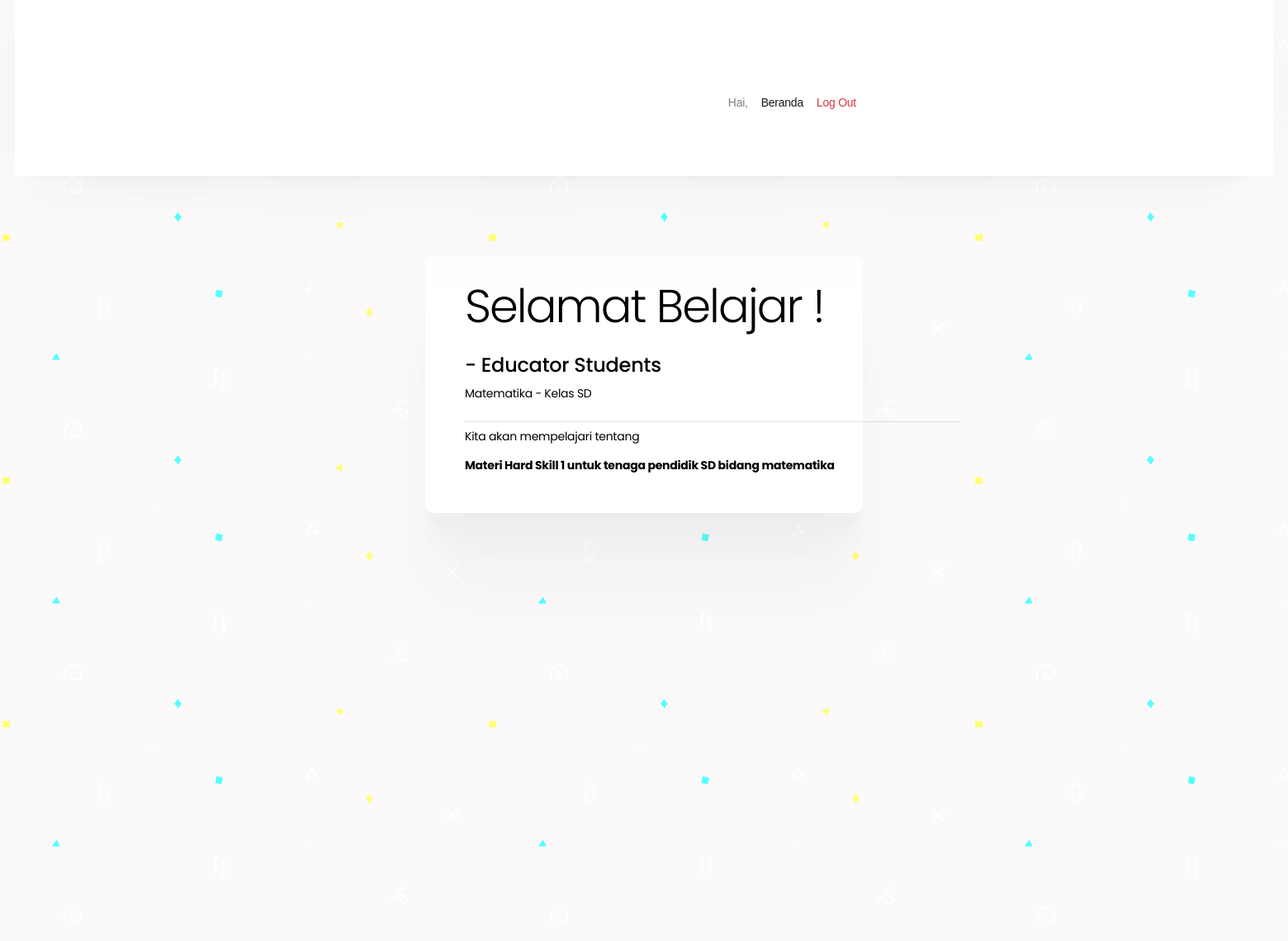
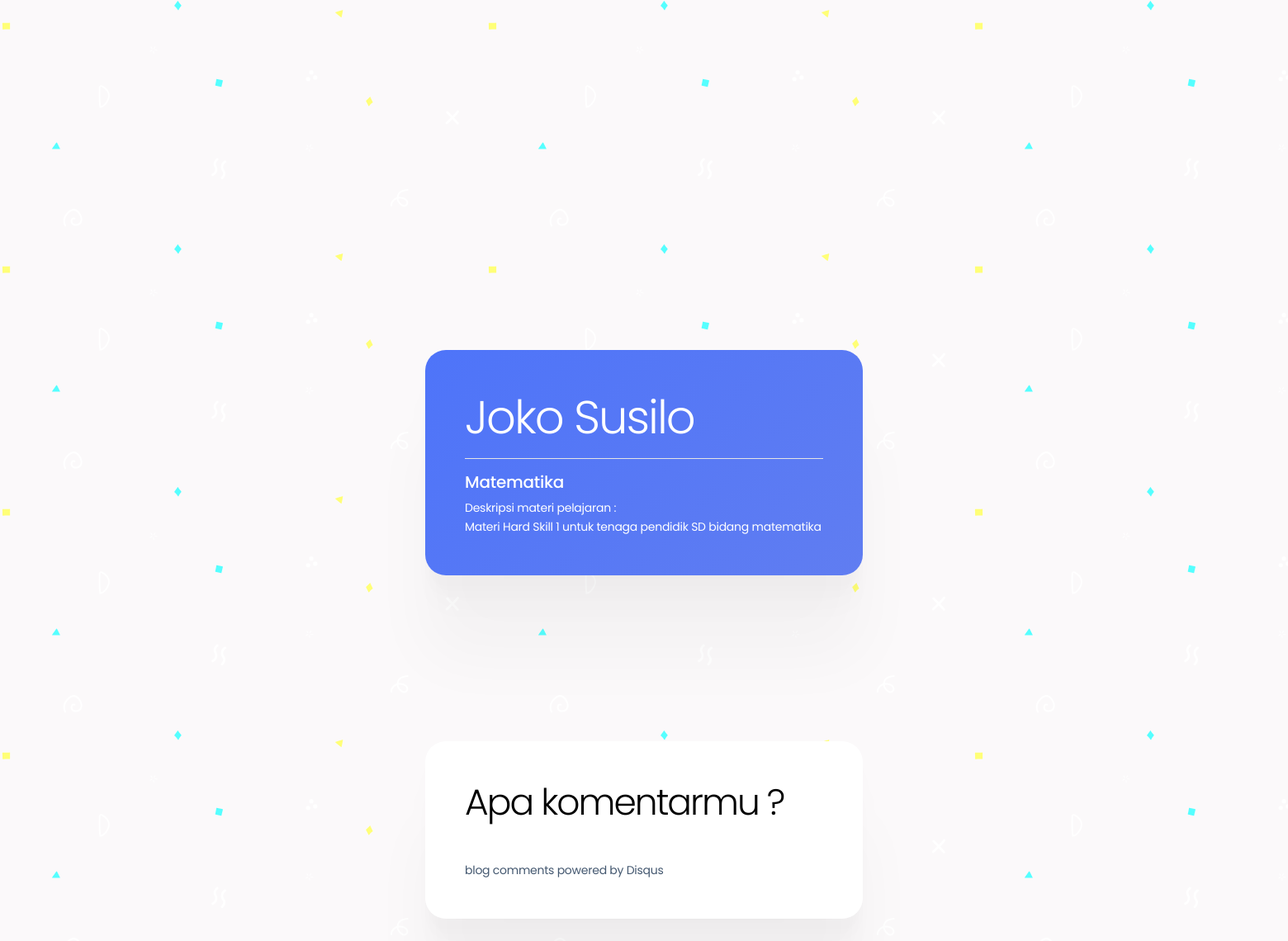
The app's page /materi/belajar/81 with its own data (2 pictures, top to bottom).
### tables this page shows
CREATE TABLE `materi` (
  `id` int(11) NOT NULL,
  `nama_guru` varchar(128) NOT NULL,
  `nama_mapel` varchar(128) NOT NULL,
  `video` varchar(255) NOT NULL,
  `deskripsi` varchar(1024) NOT NULL,
  `kelas` varchar(128) NOT NULL
);

### application/controllers/Materi.php (called while the page is built, shortened)
<?php
class Materi extends CI_Controller
{
    public function __construct()
    {
        $this->load->library('form_validation');
        $this->load->library('disqus');
        $this->load->model('m_materi');
    }
    public function belajar($id)
    {
        $detail = $this->m_materi->belajar($id);
        $data['detail'] = $detail;
        $data['disqus'] = $this->disqus->get_html();
        $this->load->view('materi/belajar', $data);
    }
}

### index.php (called while the page is built, shortened)
<?php
require_once BASEPATH.'core/CodeIgniter.php';

### application/models/M_materi.php (called while the page is built, shortened)
<?php
class M_materi extends CI_Model
{
    public function belajar($id = null)
    {
        $query = $this->db->get_where('materi', array('id' => $id))->row();
        return $query;
    }
    public function matematika_sd()
    {
        $mapel = 'Matematika';
        $kelas = 'SD';
        $this->db->where('kelas', $kelas);
        $this->db->where('nama_mapel', $mapel);
        return $this->db->get('materi');
    }
    public function matematika_smp()
    {
        $mapel = 'Matematika';
        $kelas = 'SMP';
        $this->db->where('kelas', $kelas);
        $this->db->where('nama_mapel', $mapel);
        return $this->db->get('materi');
    }
    public function matematika_sma()
    {
        $mapel = 'Matematika';
        $kelas = 'SMA';
        $this->db->where('kelas', $kelas);
        $this->db->where('nama_mapel', $mapel);
        return $this->db->get('materi');
    }
    public function ipa_sd()
    {
        $mapel = 'IPA';
        $kelas = 'SD';
        $this->db->where('kelas', $kelas);
        $this->db->where('nama_mapel', $mapel);
        return $this->db->get('materi');
    }
    public function ipa_smp()
    {
        $mapel = 'IPA';
        $kelas = 'SMP';
        $this->db->where('kelas', $kelas);
        $this->db->where('nama_mapel', $mapel);
        return $this->db->get('materi');
    }
    public function ipa_sma()
    {
        $mapel = 'IPA';
        $kelas = 'SMA';
        $this->db->where('kelas', $kelas);
        $this->db->where('nama_mapel', $mapel);
        return $this->db->get('materi');
    }
    public function indo_sd()
    {
        $mapel = 'Bahasa Indonesia';
        $kelas = 'SD';
        $this->db->where('kelas', $kelas);
        $this->db->where('nama_mapel', $mapel);
        return $this->db->get('materi');
    }
    public function indo_smp()
    {
        $mapel = 'Bahasa Indonesia';
        $kelas = 'SMP';
        $this->db->where('kelas', $kelas);
        $this->db->where('nama_mapel', $mapel);
        return $this->db->get('materi');
    }
    public function indo_sma()
    {
        $mapel = 'Bahasa Indonesia';
        $kelas = 'SMA';
        $this->db->where('kelas', $kelas);
        $this->db->where('nama_mapel', $mapel);
        return $this->db->get('materi');
    }
    public function inggris_sd()
    {
        $mapel = 'Bahasa Inggris';
        $kelas = 'SD';
        $this->db->where('kelas', $kelas);
        $this->db->where('nama_mapel', $mapel);
        return $this->db->get('materi');
    }
    public function inggris_smp()
    {
        $mapel = 'Bahasa Inggris';
        $kelas = 'SMP';
        $this->db->where('kelas', $kelas);
        $this->db->where('nama_mapel', $mapel);
        return $this->db->get('materi');
    }
    public function inggris_sma()
    {
        $mapel = 'Bahasa Inggris';
        $kelas = 'SMA';
        $this->db->where('kelas', $kelas);
        $this->db->where('nama_mapel', $mapel);
        return $this->db->get('materi');
    }
    public function softskill_sd()
    {
        $mapel = 'Soft Skill';
        $kelas = 'SD';
        $this->db->where('kelas', $kelas);
        $this->db->where('nama_mapel', $mapel);
        return $this->db->get('materi');
    }
    public function softskill_smp()
    {
        $mapel = 'Soft Skill';
        $kelas = 'SMP';
        $this->db->where('kelas', $kelas);
        $this->db->where('nama_mapel', $mapel);
        return $this->db->get('materi');
    }
    public function softskill_sma()
    {
        $mapel = 'Soft Skill';
        $kelas = 'SMA';
        $this->db->where('kelas', $kelas);
        $this->db->where('nama_mapel', $mapel);
        return $this->db->get('materi');
    }
}

### application/views/materi/belajar.php (the view, shortened to what this page needs)
<!doctype html>
<html lang="en">
<head>
    <link href="https://unpkg.com/aos@2.3.1/dist/aos.css" rel="stylesheet">
    <link rel="stylesheet" href="<?= base_url('assets/') ?>css/bootstrap.css">
    <link rel="stylesheet" href="<?= base_url('assets/') ?>vendors/linericon/style.css">
    <link rel="stylesheet" href="<?= base_url('assets/') ?>css/font-awesome.min.css">
    <link rel="stylesheet" href="<?= base_url('assets/') ?>vendors/owl-carousel/owl.carousel.min.css">
    <link rel="stylesheet" href="<?= base_url('assets/') ?>vendors/lightbox/simpleLightbox.css">
    <link rel="stylesheet" href="<?= base_url('assets/') ?>vendors/nice-select/css/nice-select.css">
    <link rel="stylesheet" href="<?= base_url('assets/') ?>vendors/animate-css/animate.css">
    <link rel="stylesheet" href="<?= base_url('assets/') ?>vendors/popup/magnific-popup.css">
    <link rel="stylesheet" href="<?= base_url('assets/') ?>css/style.css">
    <link rel="stylesheet" href="<?= base_url('assets/') ?>css/responsive.css">
    <link rel="stylesheet" href="<?= base_url('assets/') ?>css/materi_style.css">
</head>
<body style="overflow-x:hidden;background-color:#fbf9fa">
    <header class="header_area" style="background-color: white !important;">
        <div class="main_menu">
            <nav class="navbar navbar-expand-lg navbar-light">
                <div class="container">
                    <div class="collapse navbar-collapse offset" id="navbarSupportedContent">
                        <ul class="nav navbar-nav menu_nav ml-auto">
                            <li class="nav-item "><a class="nav-link" href="javascript:void(0)">Hai, <?php
                                                                                                        ?></a>
                            </li>
                            <li class="nav-item active"><a class="nav-link" href="<?= base_url('user') ?>">Beranda</a>
                            </li>
                            <li class=" nav-item "><a class=" nav-link text-danger" href="<?= base_url('welcome/logout') ?>">Log Out</a>
                            </li>
                        </ul>
                    </div>
                </div>
            </nav>
        </div>
    </header>
    <div class="container">
        <div class="bg-white mx-auto p-4 buat-text" data-aos="fade-down" data-aos-duration="1400" style="width: 100%; border-radius:10px;">
            <div class="row" style="color: black; font-family: 'poppins';">
                <div class="col-md-12 mt-1 ml-4">
                    <h1 class="display-4" style="color: black; font-family:'poppins';" data-aos="fade-down" data-aos-duration="1400">Selamat Belajar !
                    </h1>
                    <h4 data-aos="fade-down" data-aos-duration="1700"><?php
                                                                        ?> - Educator Students</h3>
                        <p><?= $detail->nama_mapel ?> - Kelas <?= $detail->kelas ?></p>
                        <hr align="left" width="600;">
                        <p style="line-height: 3px;">Kita akan mempelajari tentang</p>
                        <p class="font-weight-bold mt--5">
                            <?= substr($detail->deskripsi, 0, 120); ?>
                        </p>
                </div>
            </div>
        </div>
    </div>
    <div class="container">
        <div class="row">
            <div class="col-md-12 mx-auto mt-4">
                <video class="afterglow" autoplay id="myvideo" width="1280" height="720">
                    <source type="video/mp4" autoplay src="<?= base_url() . 'assets/materi_video/' . $detail->video; ?>" />
                </video>
            </div>
        </div>
    </div>
    <div class="container">
        <div class="row mt-4">
            <div class="col-md-12 w-150 mb-4">
                <div class="card materi border-0">
                    <div class="card-body p-5">
                        <h1 class="card-title display-4"><?= $detail->nama_guru; ?></h1>
                        <hr style="background-color: white;">
                        <h5 class="card-text"><?= $detail->nama_mapel; ?></h5>
                        <p class="card-text"> Deskripsi materi pelajaran : <br> <?= $detail->deskripsi; ?></p>
                    </div>
                </div>
            </div>
        </div>
    </div>
    <br>
    <div class="container">
        <div class="row">
            <div class="col-md-12">
                <div class="card komen w-150 border-0">
                    <div class="card-body p-5" style="font-family: 'Poppins', sans-serif !important;">
                        <h1 style="color: black; font-size:44px !important;">Apa komentarmu ?</h1>
                        <br>
                        <?php echo $disqus ?>
                    </div>
                </div>
            </div>
        </div>
    </div>
    <br>
    <br>
    <br>

### assets/css/materi_style.css (style rules this page uses)
body { background-color: #ffffff; background-attachment: fixed; }
.card { border-radius: 25px; border: none; box-shadow: 0 2.3px 1.9px rgba(0, 0, 0, 0.002), 0 5.4px 4.3px rgba(0, 0, 0, 0.005), 0 9.7px 7.7px rgba(0, 0, 0, 0.007), 0 16.1px 12.8px rgba(0, 0, 0, 0.01), 0 26.5px 21.2px rgba(0, 0, 0, 0.014), 0 46.2px 37px rgba(0, 0, 0, 0.019), 0 100px 80px rgba(0, 0, 0, 0.03); transition: 0.5s ease; cursor: pointer; font-family: 'Poppins', sans-serif; }
.materi { background: linear-gradient(135deg, #4E74F9 0%, #607df1 100%); color: white !important; width: 100%; }
.buat-text { box-shadow: 0 2.3px 1.9px rgba(0, 0, 0, 0.002), 0 5.4px 4.3px rgba(0, 0, 0, 0.005), 0 9.7px 7.7px rgba(0, 0, 0, 0.007), 0 16.1px 12.8px rgba(0, 0, 0, 0.01), 0 26.5px 21.2px rgba(0, 0, 0, 0.014), 0 46.2px 37px rgba(0, 0, 0, 0.019), 0 100px 80px rgba(0, 0, 0, 0.03); }
.navbar { box-shadow: 0 0.3px 5.6px rgba(0, 0, 0, 0.007), 0 0.7px 12.6px rgba(0, 0, 0, 0.01), 0 1.2px 22px rgba(0, 0, 0, 0.013), 0 1.9px 34.9px rgba(0, 0, 0, 0.015), 0 2.9px 53.9px rgba(0, 0, 0, 0.017), 0 4.5px 84.1px rgba(0, 0, 0, 0.02), 0 7.5px 139.6px rgba(0, 0, 0, 0.023), 0 15px 279px rgba(0, 0, 0, 0.03); }

### records on screen
materi: nama_mapel "Matematika", kelas "SD", deskripsi "Materi Hard Skill 1 untuk tenaga pendidik SD bidang matematika", nama_guru "Joko Susilo"
